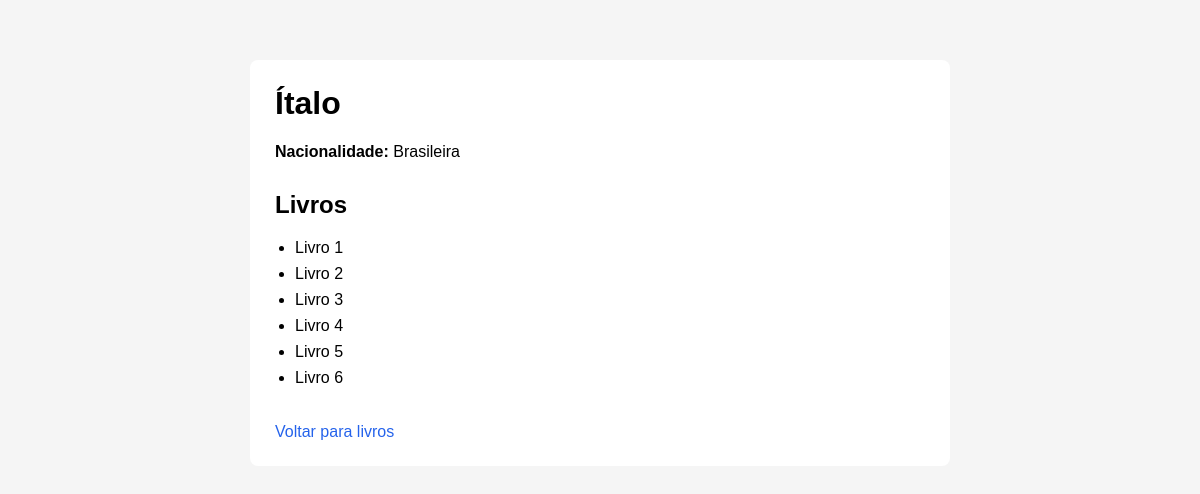
The page /autores/2/ on the database its author committed.
### biblioteca/models.py (models this page shows, shortened)
class Autor(models.Model):
    nome = models.CharField(max_length=100)
    nacionalidade = models.CharField(max_length=50)
    class Meta:
        ordering = ['nome']
        verbose_name_plural = 'autores'

class Livro(models.Model):
    titulo = models.CharField(max_length=100)
    autores = models.ManyToManyField( #ligação de muitos para muitos entre Livro e autor
        Autor,
        related_name='livros',
        blank=True
    )
    categoria = models.ManyToManyField(
        Category,
        related_name='books',
        blank=True
    )
    ano_publicacao = models.IntegerField()
    disponivel = models.BooleanField(default=True)

### biblioteca/views.py (the view)
# urls.py: path('autores/<int:id>/', autor, name='autor'),
def autor(request, id):
    autor = get_object_or_404(Autor, id=id)
    livros = autor.livros.all()
    return render(request, 'biblioteca/autor.html', {'autor': autor, 'livros': livros})

### biblioteca/templates/biblioteca/autor.html (shortened to what this page needs)
<!DOCTYPE html>
<html lang="pt-br">
<head>
</head>
<body>
    <div class="autor">
        <h1>{{ autor.nome }}</h1>
        <p>
            <strong>Nacionalidade:</strong>
            {{ autor.nacionalidade }}
        </p>
        <h2>Livros</h2>
        <ul>
            {% for livro in autor.livros.all %}
                <li>{{ livro.titulo }}</li>
            {% empty %}
                <li>Este autor não possui livros cadastrados.</li>
            {% endfor %}
        </ul>
        <a class="voltar" href="{% url 'listar_livros' %}">
            Voltar para livros
        </a>
    </div>
</body>
</html>

### biblioteca/templates/biblioteca/autor.html (style rules this page uses)
body { font-family: Arial, sans-serif; max-width: 700px; margin: 40px auto; padding: 20px; background-color: #f5f5f5; }
.autor { background-color: white; padding: 25px; border-radius: 8px; }
h1 { margin-top: 0; }
h2 { margin-top: 30px; }
ul { padding-left: 20px; }
li { margin-bottom: 8px; }
a { color: #2563eb; text-decoration: none; }
.voltar { display: inline-block; margin-top: 20px; }

### rows shown on the page
Autor: nome "Ítalo", nacionalidade "Brasileira"
Livro: titulo "Livro 1"
Livro: titulo "Livro 2"
Livro: titulo "Livro 3"
Livro: titulo "Livro 4"
Livro: titulo "Livro 5"
Livro: titulo "Livro 6"
